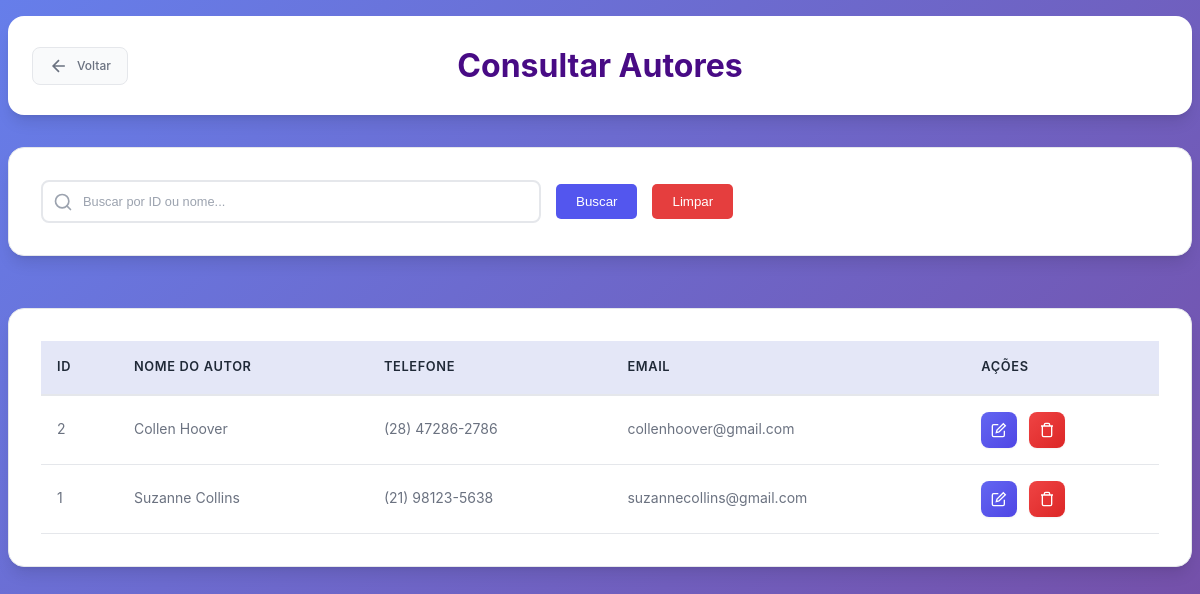
Before: /subtelas/consultar_autor.php (signed in) with the older database file.
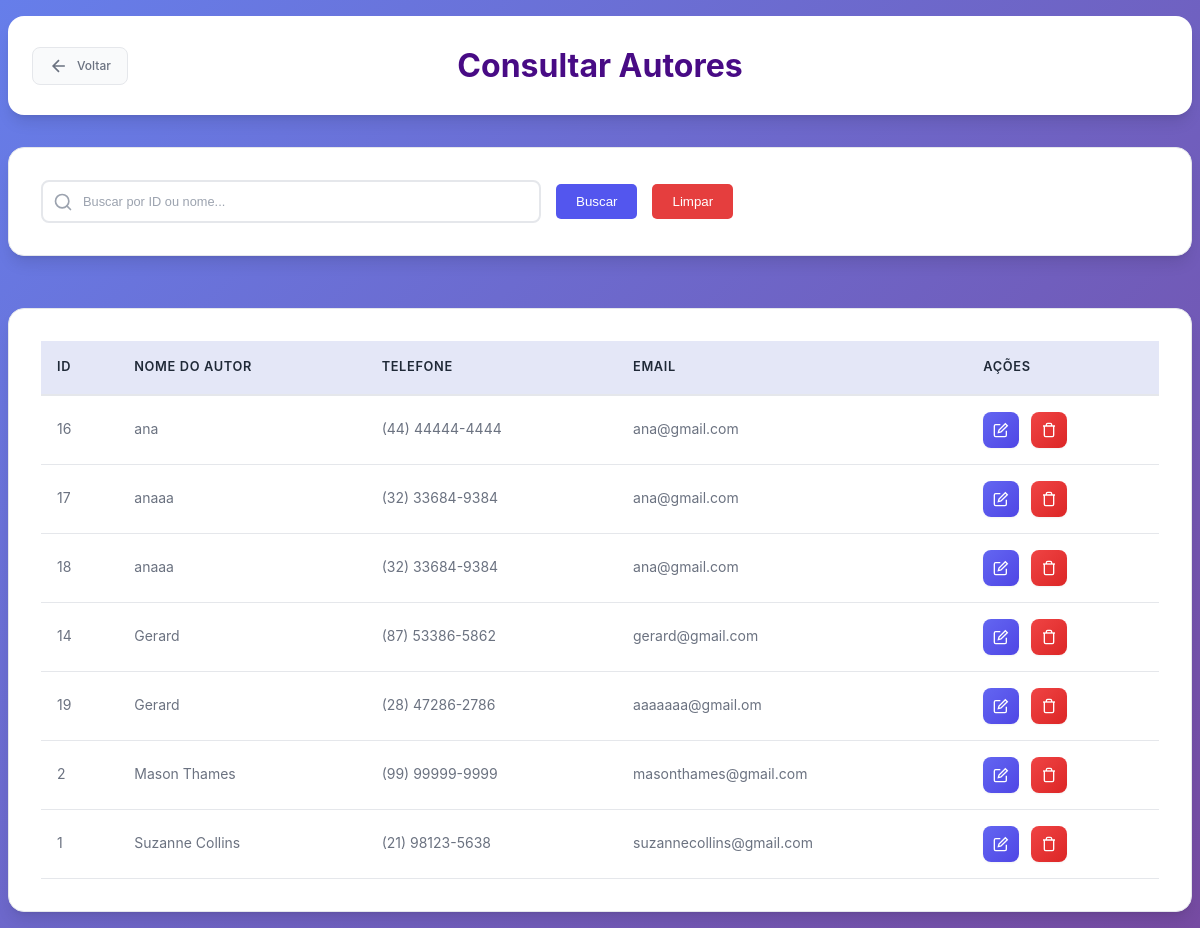
After: the same page with the newer database file.
### tables this page shows
CREATE TABLE `autor` (
  `Cod_Autor` int(11) NOT NULL,
  `Nome_Autor` varchar(255) DEFAULT NULL,
  `Telefone` varchar(255) DEFAULT NULL,
  `Email` varchar(255) NOT NULL
);

### subtelas/consultar_autor.php (the view, shortened to what this page needs)
<?php
require_once '../conexao.php';
    switch ($_SESSION['perfil']) {
        case 1:
            $linkVoltar = "../gerente.php";
            break;
    }
$autor = [];
if($_SERVER["REQUEST_METHOD"] == "POST" && !empty($_POST['busca'])){
  $busca = trim($_POST['busca']);
  if(is_numeric($busca)){
    $sql = "SELECT * FROM autor WHERE Cod_Autor = :busca ORDER BY Nome_Autor ASC";
    $stmt = $pdo->prepare($sql);
    $stmt->bindParam(':busca', $busca, PDO::PARAM_INT);
  } else {
    $sql = "SELECT * FROM autor WHERE Nome_Autor LIKE :busca_nome_autor ORDER BY Nome_Autor ASC";
    $stmt = $pdo->prepare($sql);
    $stmt->bindValue(':busca_nome_autor', "$busca%", PDO::PARAM_STR);
  }
  try {
    $stmt->execute();
    $autor = $stmt->fetchAll(PDO::FETCH_ASSOC);
  } catch (PDOException $e) {
    die("Erro na consulta: " . $e->getMessage());
  }
} else {
  $sql = "SELECT * FROM autor ORDER BY Nome_Autor ASC";
  try {
    $stmt = $pdo->prepare($sql);
    $stmt->execute();
    $autor = $stmt->fetchAll(PDO::FETCH_ASSOC);
  } catch (PDOException $e) {
    die("Erro na consulta: " . $e->getMessage());
  }
}
?>
<!DOCTYPE html>
<html lang="pt-br">
<head>
  <link rel="stylesheet" type="text/css" href="subtelas_css/consultas.css" />
  <link rel="stylesheet" type="text/css" href="subtelas_css/sidebar.css">
</head>
<body>
    <div class="page-wrapper">
    <header>
        <a href="<?= $linkVoltar ?>" class="btn-voltar">
                    <svg width="20" height="20" viewBox="0 0 24 24" fill="none" stroke="currentColor" stroke-width="2">
                        <path d="M19 12H5M12 19l-7-7 7-7"/>
                    </svg>
                    Voltar
                </a>
        <h1>Consultar Autores</h1>
    </header>
    <div class="filtro-container">
      <form action="consultar_autor.php" method="POST" id="search-container">
        <div class="input-wrapper">
          <input type="text" id="search-input" name="busca" placeholder="Buscar por ID ou nome..." value="<?= htmlspecialchars(isset($_POST['busca']) ? $_POST['busca'] : '') ?>" onkeyup="filtrarTabela()">
        </div>
        <button type="submit" class="btn-filtrar">Buscar</button>
        <button type="button" class="btn-limpar" onclick="limparFiltros()">Limpar</button>
      </form>
        </div>
<nav>
  <table id="funcionarios-table">
      <tr>
          <th>ID</th>
          <th>NOME DO AUTOR</th>
          <th>TELEFONE</th>
          <th>EMAIL</th>
          <th>AÇÕES</th>
      </tr>
      <?php if(!empty($autor)):?>
          <?php foreach($autor as $autor_item):?>
          <tr>
              <td><?= htmlspecialchars($autor_item['Cod_Autor']) ?></td>
              <td class="nome-clicavel" data-autor-id="<?= $autor_item['Cod_Autor'] ?>"><?= htmlspecialchars($autor_item['Nome_Autor']) ?></td>
              <td><?= htmlspecialchars($autor_item['Telefone']) ?></td>
              <td><?= htmlspecialchars($autor_item['Email']) ?></td>
              <td>
                  <a href="alterar_autor.php?id=<?= $autor_item['Cod_Autor'] ?>" class="btn-action btn-edit" title="Alterar">
                    <svg width="16" height="16" viewBox="0 0 24 24" fill="none" stroke="currentColor" stroke-width="2">
                      <path d="M11 4H4a2 2 0 0 0-2 2v14a2 2 0 0 0 2 2h14a2 2 0 0 0 2-2v-7"/>
                      <path d="m18.5 2.5 3 3L12 15l-4 1 1-4 9.5-9.5z"/>
                    </svg>
                  </a>
                  <a href="excluir_autor.php?id=<?= $autor_item['Cod_Autor'] ?>" class="btn-action btn-delete" title="Excluir" onclick="return confirm('Tem certeza que deseja excluir este autor?')">
                    <svg width="16" height="16" viewBox="0 0 24 24" fill="none" stroke="currentColor" stroke-width="2">
                      <path d="M3 6h18"/>
                      <path d="M19 6v14c0 1-1 2-2 2H7c-1 0-2-1-2-2V6"/>
                      <path d="M8 6V4c0-1 1-2 2-2h4c1 0 2 1 2 2v2"/>
                    </svg>
                  </a>
                </td>
           </tr>
          <?php endforeach;?>
      <?php else:?>
          <tr><td colspan="5">Nenhum autor encontrado</td></tr>
      <?php endif;?>
  </table>
</nav>
    </div>
</body>
</html>

Changed rows visible on the page:
added autor: Cod_Autor "16", Nome_Autor "ana", Telefone "(44) 44444-4444", Email "ana@gmail.com"
added autor: Cod_Autor "17", Nome_Autor "anaaa", Telefone "(32) 33684-9384", Email "ana@gmail.com"
added autor: Cod_Autor "18", Nome_Autor "anaaa", Telefone "(32) 33684-9384", Email "ana@gmail.com"
added autor: Cod_Autor "14", Nome_Autor "Gerard", Telefone "(87) 53386-5862", Email "gerard@gmail.com"
added autor: Cod_Autor "19", Nome_Autor "Gerard", Telefone "(28) 47286-2786", Email "aaaaaaa@gmail.om"
changed autor id 2: Nome_Autor "Collen Hoover" → "Mason Thames"; Telefone "(28) 47286-2786" → "(99) 99999-9999"; Email "collenhoover@gmail.com" → "masonthames@gmail.com"
